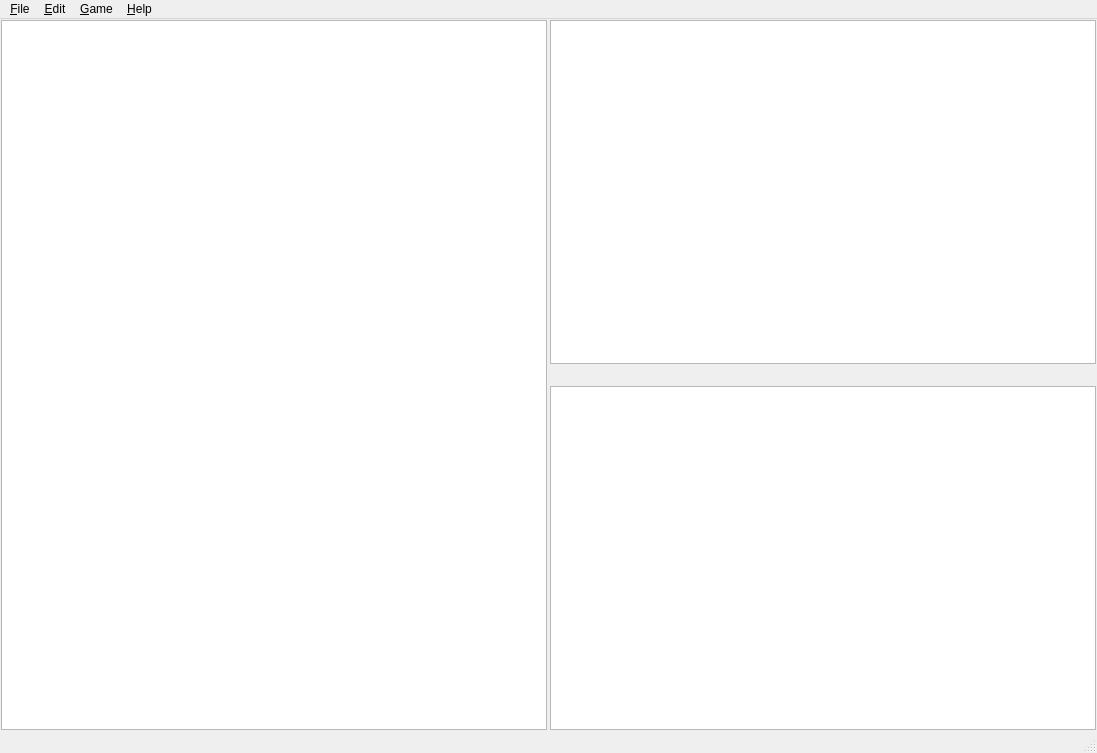
<?xml version="1.0" encoding="UTF-8"?>
<ui version="4.0">
  <class>MainWindow</class>
  <widget class="QMainWindow" name="MainWindow">
    <property name="geometry">
      <rect>
        <x>0</x>
        <y>0</y>
        <width>1097</width>
        <height>753</height>
      </rect>
    </property>
    <property name="minimumSize">
      <size>
        <width>400</width>
        <height>300</height>
      </size>
    </property>
    <property name="windowTitle">
      <string>Tobor 1.0</string>
    </property>
    <widget class="QWidget" name="centralwidget">
      <layout class="QGridLayout" name="gridLayout">
        <property name="leftMargin">
          <number>1</number>
        </property>
        <property name="topMargin">
          <number>1</number>
        </property>
        <property name="rightMargin">
          <number>1</number>
        </property>
        <property name="bottomMargin">
          <number>1</number>
        </property>
        <property name="spacing">
          <number>2</number>
        </property>
        <item row="0" column="0">
          <layout class="QHBoxLayout" name="horizontalLayout" stretch="1,0,1">
            <item>
              <widget class="QGraphicsView" name="graphicsView">
                <property name="minimumSize">
                  <size>
                    <width>200</width>
                    <height>200</height>
                  </size>
                </property>
              </widget>
            </item>
            <item>
              <spacer name="horizontalSpacer">
                <property name="orientation">
                  <enum>Qt::Horizontal</enum>
                </property>
                <property name="sizeType">
                  <enum>QSizePolicy::Minimum</enum>
                </property>
                <property name="sizeHint" stdset="0">
                  <size>
                    <width>1</width>
                    <height>1</height>
                  </size>
                </property>
              </spacer>
            </item>
            <item>
              <layout class="QVBoxLayout" name="verticalLayout_2" stretch="0,0,0">
                <item>
                  <widget class="QListView" name="listView"/>
                </item>
                <item>
                  <spacer name="verticalSpacer">
                    <property name="orientation">
                      <enum>Qt::Vertical</enum>
                    </property>
                    <property name="sizeType">
                      <enum>QSizePolicy::Maximum</enum>
                    </property>
                    <property name="sizeHint" stdset="0">
                      <size>
                        <width>0</width>
                        <height>20</height>
                      </size>
                    </property>
                  </spacer>
                </item>
                <item>
                  <widget class="QTreeView" name="treeView"/>
                </item>
              </layout>
            </item>
          </layout>
        </item>
      </layout>
    </widget>
    <widget class="QMenuBar" name="menubar">
      <property name="geometry">
        <rect>
          <x>0</x>
          <y>0</y>
          <width>1097</width>
          <height>22</height>
        </rect>
      </property>
      <widget class="QMenu" name="menuFile">
        <property name="title">
          <string>&amp;File</string>
        </property>
        <addaction name="actionshowSVG"/>
      </widget>
      <widget class="QMenu" name="menuGame">
        <property name="title">
          <string>&amp;Game</string>
        </property>
        <widget class="QMenu" name="menuSelect_Piece">
          <property name="title">
            <string>Select &amp;Piece...</string>
          </property>
          <addaction name="actionRED"/>
          <addaction name="actionYELLOW"/>
          <addaction name="actionGREEN"/>
          <addaction name="actionBLUE"/>
        </widget>
        <widget class="QMenu" name="menuMove">
          <property name="title">
            <string>&amp;Move...</string>
          </property>
          <addaction name="actionNORTH"/>
          <addaction name="actionEAST"/>
          <addaction name="actionSOUTH"/>
          <addaction name="actionWEST"/>
        </widget>
        <addaction name="actionNewGame"/>
        <addaction name="actionStopGame"/>
        <addaction name="separator"/>
        <addaction name="menuSelect_Piece"/>
        <addaction name="menuMove"/>
        <addaction name="actionMoveBack"/>
        <addaction name="separator"/>
        <addaction name="actionStart_Solver"/>
        <addaction name="actionSolver_Configuration"/>
      </widget>
      <widget class="QMenu" name="menuEdit">
        <property name="title">
          <string>&amp;Edit</string>
        </property>
        <addaction name="actionTest_ListView"/>
      </widget>
      <widget class="QMenu" name="menuHelp">
        <property name="title">
          <string>&amp;Help</string>
        </property>
        <addaction name="actionAbout"/>
        <addaction name="actionLicense_Information"/>
      </widget>
      <addaction name="menuFile"/>
      <addaction name="menuEdit"/>
      <addaction name="menuGame"/>
      <addaction name="menuHelp"/>
    </widget>
    <widget class="QStatusBar" name="statusbar"/>
    <action name="actionshowSVG">
      <property name="text">
        <string>showSVG</string>
      </property>
    </action>
    <action name="actionNewGame">
      <property name="enabled">
        <bool>true</bool>
      </property>
      <property name="text">
        <string>&amp;New Game</string>
      </property>
      <property name="shortcut">
        <string>Ctrl+N</string>
      </property>
    </action>
    <action name="actionStopGame">
      <property name="enabled">
        <bool>false</bool>
      </property>
      <property name="text">
        <string>&amp;Stop Game</string>
      </property>
      <property name="shortcut">
        <string>Esc</string>
      </property>
    </action>
    <action name="actionMoveBack">
      <property name="enabled">
        <bool>false</bool>
      </property>
      <property name="text">
        <string>&amp;Undo</string>
      </property>
      <property name="shortcut">
        <string>Backspace</string>
      </property>
    </action>
    <action name="actionAbout">
      <property name="text">
        <string>About</string>
      </property>
    </action>
    <action name="actionTest_ListView">
      <property name="text">
        <string>Test ListView</string>
      </property>
    </action>
    <action name="actionRED">
      <property name="text">
        <string>&amp;RED</string>
      </property>
      <property name="shortcut">
        <string>Ctrl+R</string>
      </property>
    </action>
    <action name="actionYELLOW">
      <property name="text">
        <string>&amp;YELLOW</string>
      </property>
      <property name="shortcut">
        <string>Ctrl+Y</string>
      </property>
    </action>
    <action name="actionGREEN">
      <property name="text">
        <string>&amp;GREEN</string>
      </property>
      <property name="shortcut">
        <string>Ctrl+G</string>
      </property>
    </action>
    <action name="actionBLUE">
      <property name="text">
        <string>&amp;BLUE</string>
      </property>
      <property name="shortcut">
        <string>Ctrl+B</string>
      </property>
    </action>
    <action name="actionNORTH">
      <property name="text">
        <string>&amp;NORTH</string>
      </property>
      <property name="shortcut">
        <string>Ctrl+Up</string>
      </property>
    </action>
    <action name="actionEAST">
      <property name="text">
        <string>&amp;EAST</string>
      </property>
      <property name="shortcut">
        <string>Ctrl+Right</string>
      </property>
    </action>
    <action name="actionSOUTH">
      <property name="text">
        <string>&amp;SOUTH</string>
      </property>
      <property name="shortcut">
        <string>Ctrl+Down</string>
      </property>
    </action>
    <action name="actionWEST">
      <property name="text">
        <string>&amp;WEST</string>
      </property>
      <property name="shortcut">
        <string>Ctrl+Left</string>
      </property>
    </action>
    <action name="actionStart_Solver">
      <property name="enabled">
        <bool>false</bool>
      </property>
      <property name="text">
        <string>Start S&amp;olver</string>
      </property>
      <property name="shortcut">
        <string>F9</string>
      </property>
    </action>
    <action name="actionSolver_Configuration">
      <property name="text">
        <string>Solver &amp;Configuration...</string>
      </property>
      <property name="shortcut">
        <string>F10</string>
      </property>
    </action>
    <action name="actionLicense_Information">
      <property name="text">
        <string>License Information</string>
      </property>
    </action>
  </widget>
  <resources/>
  <connections/>
</ui>
